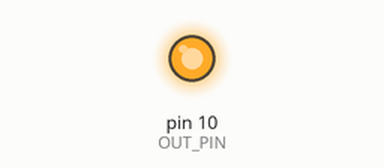
Simulated run of this sketch. Board: Arduino Uno, built with avr-gcc and run on an emulated ATmega328P. Parts: output pins drawn as LEDs (lit = HIGH).

Above: at 2.5 s.
At 12.5 s:
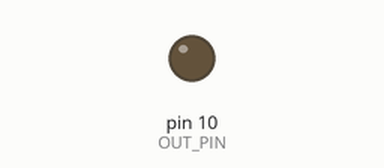
Timing chart, 0 to 26.0 s (numbered marks = the images above):
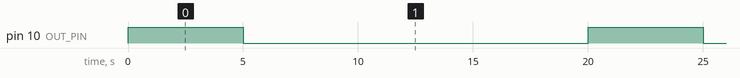

Measured:
- by itself, pin 10 (OUT_PIN): alternates HIGH for 5.0 s and LOW for 15.0 s

The sketch:

WormShaker.ino
```cpp
///////

int OUT_PIN = 10;

int BLOCK_REPEATS = 45; // times
int ITERATIONS_IN_BLOCK = 10; // times
int VIBRATE_TIME = 5; // seconds
int SECOND_TIME = 15; // seconds
int WAIT_TIME = 60; // seconds
double VIBRATE_STRENGTH = 100; // %


///////

void setup() {
  pinMode(OUT_PIN, OUTPUT);
}

int count = 0;

void loop() {
  analogWrite(OUT_PIN, 0);
  if (count < BLOCK_REPEATS) {
    for (int i = 0; i < ITERATIONS_IN_BLOCK; i++) {
      analogWrite(OUT_PIN, round(VIBRATE_STRENGTH / 100 * 255));
      delay(VIBRATE_TIME * 1000);
      analogWrite(OUT_PIN, 0);
      delay(SECOND_TIME * 1000);
    }
    delay(WAIT_TIME * 1000);
    count += 1;
  } else {
    delay(50);
  }
}
```
